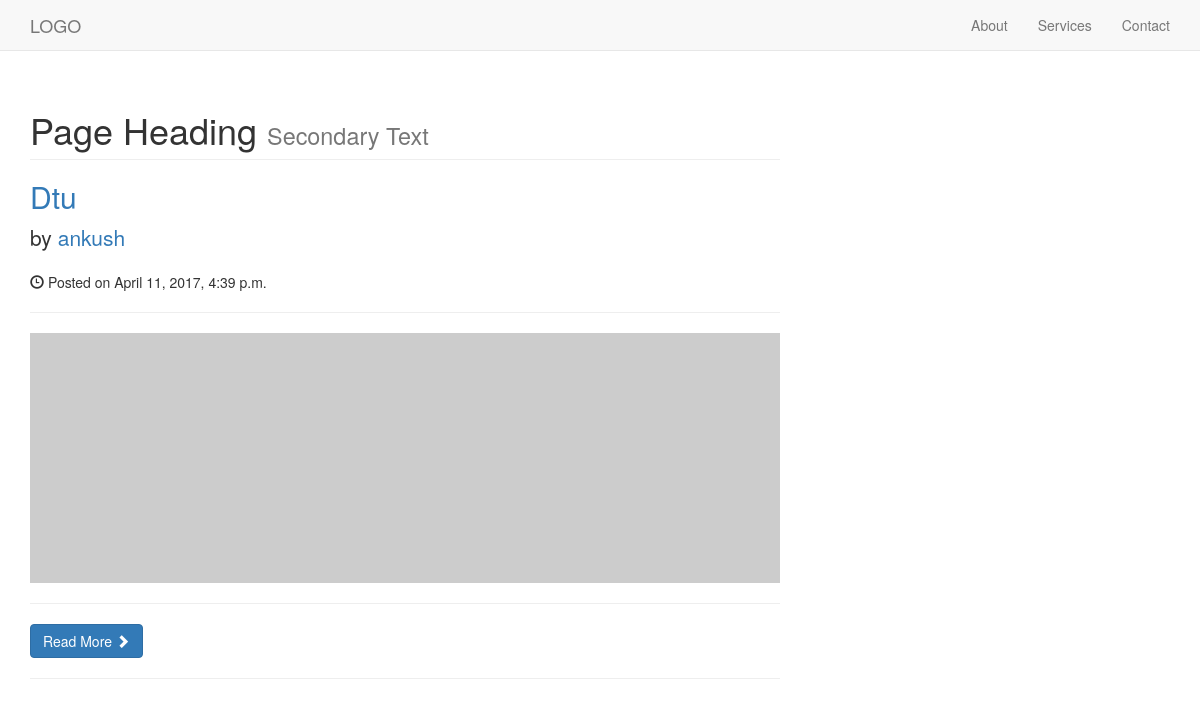
/see_blog/ (signed in), run on the app's committed database.
### add_blog/models.py (models this page shows, shortened)
class Blog(models.Model):
    user=models.ForeignKey(User,on_delete=models.CASCADE)
    title= models.CharField(max_length=200)
    sub_title = models.CharField(max_length=200)
    content = models.CharField(max_length=2000)
    rating = models.IntegerField()
    date = models.DateTimeField(default=datetime.now, blank=True)
    count = models.IntegerField(default=1)

### see_blog/views.py (the view)
def index1(request):
    template = loader.get_template('see_blog/index.html')
    c_user=request.user
    blogs=Blog.objects.filter(user=c_user)
    context={
        "user":c_user,
        "blogs":blogs
    }
    return HttpResponse(template.render(context,request))

### templates/see_blog/index.html (shortened to what this page needs)
{% load staticfiles %}
<!DOCTYPE html>
<html lang="en">
<head>
    <link rel="stylesheet" href="http://maxcdn.bootstrapcdn.com/bootstrap/3.3.4/css/bootstrap.min.css">
    <link href="{% static 'recent/bootstrap.min.css' %}" rel="stylesheet" />
    <link href="{% static 'recent/blog-home.css' %}" rel="stylesheet" />
</head>
<body>
<nav class="navbar navbar-default navbar-fixed-top topnav" role="navigation">
        <div class="container topnav">
            <div class="navbar-header">
                <a class="navbar-brand topnav" href="#">LOGO</a>
            </div>
            <div class="collapse navbar-collapse" id="bs-example-navbar-collapse-1">
                <ul class="nav navbar-nav navbar-right">
                    <li>
                        <a href="#about">About</a>
                    </li>
                    <li>
                        <a href="#services">Services</a>
                    </li>
                    <li>
                        <a href="#contact">Contact</a>
                    </li>
                </ul>
            </div>
        </div>
    </nav>
    <div class="container">
        <div class="row">
            <div class="col-md-8">
                <h1 class="page-header">
                    Page Heading
                    <small>Secondary Text</small>
                </h1>
                {% for blog in blogs %}
                    <h2>
                        <a href="#">{{ blog.title }}</a>
                    </h2>
                    <p class="lead">
                        by <a href="index.php">{{ blog.user }}</a>
                    </p>
                    <p><span class="glyphicon glyphicon-time"></span> Posted on {{ blog.date }}</p>
                    <hr>
                    <img class="img-responsive" src="http://placehold.it/900x300" alt="">
                    <hr>
                    <a class="btn btn-primary" href="{% url 'see_blog:index2' blog.id %}">Read More <span class="glyphicon glyphicon-chevron-right"></span></a>
                    <hr>
                {% endfor %}
            </div>
        </div>
    </div>
</body>
</html>

### recent/static/recent/blog-home.css (style rules this page uses)
body { padding-top: 70px; }

### data on the page
Blog: title "Dtu", user "ankush", date "April 11, 2017, 4:39 p.m."
